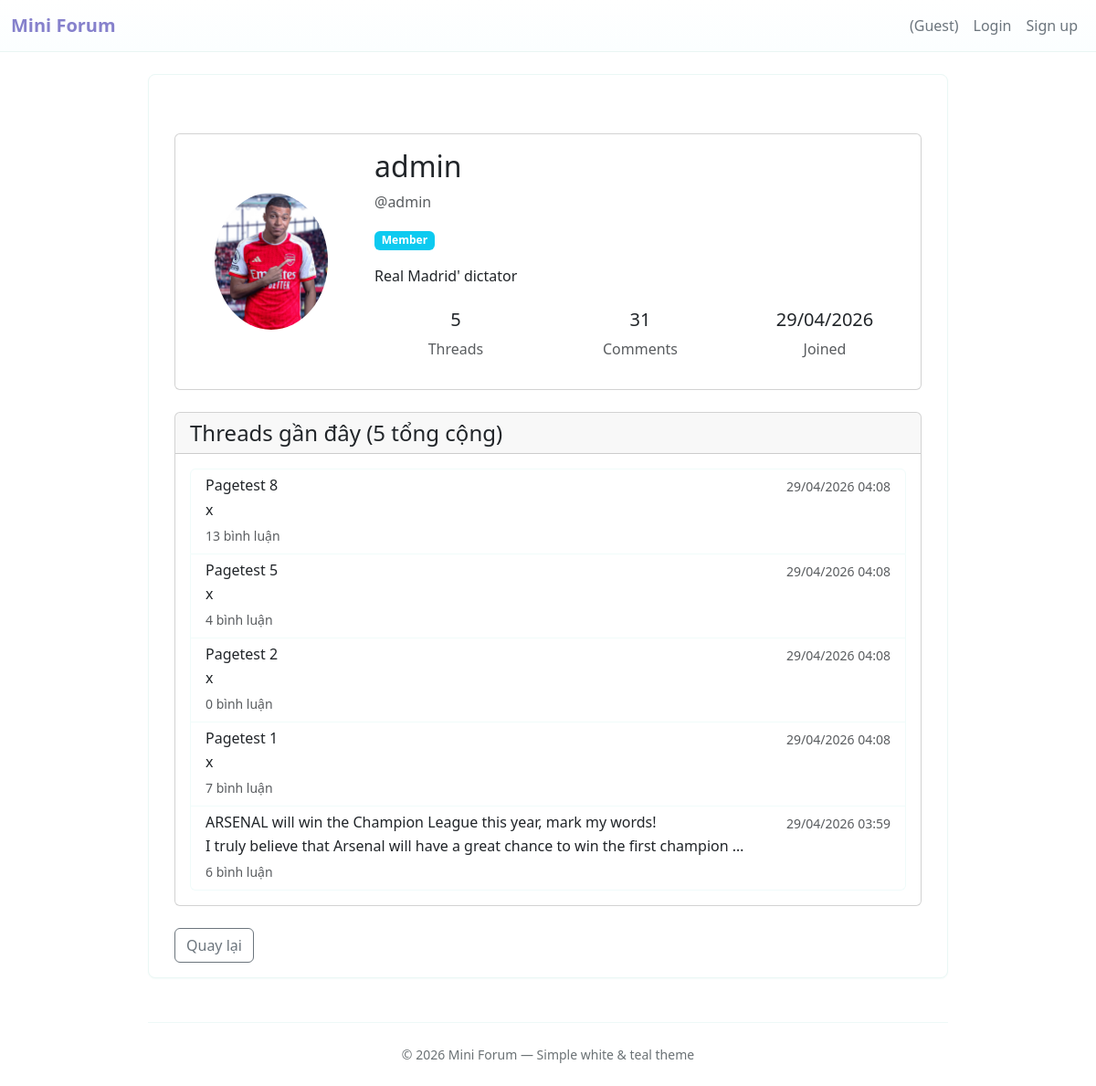
Screenshot of /user/admin/ with the database file from the repository.
### forum/models.py (models this page shows, shortened)
class User(AbstractUser):
    ROLE_GUEST = "guest"
    ROLE_MEMBER = "member"
    ROLE_MODERATOR = "moderator"
    ROLE_ADMIN = "admin"
    ROLE_CHOICES = [
        (ROLE_GUEST, "Guest"),
        (ROLE_MEMBER, "Member"),
        (ROLE_MODERATOR, "Moderator"),
        (ROLE_ADMIN, "Admin"),
    ]
    role = models.CharField(max_length=16, choices=ROLE_CHOICES, default=ROLE_MEMBER)
    avatar = models.ImageField(upload_to="avatars/", null=True, blank=True)
    bio = models.TextField(max_length=500, blank=True, default="")
    class Meta:
        db_table = "auth_user"
        verbose_name = "User"
        verbose_name_plural = "Users"
    def get_thread_count(self):
        return self.threads.filter(status=Thread.STATUS_PUBLISHED).count()
    def get_comment_count(self):
        return self.comments.filter(status=Comment.STATUS_PUBLISHED).count()
    def get_display_name(self):
        if self.first_name and self.last_name:
            return f"{self.first_name} {self.last_name}"
        elif self.first_name:
            return self.first_name
        return self.username

class Thread(models.Model):
    STATUS_PUBLISHED = "published"
    STATUS_HIDDEN = "hidden"
    STATUS_DELETED = "deleted"
    STATUS_CHOICES = [
        (STATUS_PUBLISHED, "Published"),
        (STATUS_HIDDEN, "Hidden"),
        (STATUS_DELETED, "Deleted"),
    ]
    title = models.CharField(max_length=255)
    content = models.TextField()
    author = models.ForeignKey(
        settings.AUTH_USER_MODEL, on_delete=models.CASCADE, related_name="threads"
    )
    status = models.CharField(
        max_length=16, choices=STATUS_CHOICES, default=STATUS_PUBLISHED
    )
    created_at = models.DateTimeField(default=timezone.now)
    updated_at = models.DateTimeField(auto_now=True)
    image = models.ImageField(upload_to="threads/", null=True, blank=True)

### forum/views.py (the view)
# urls.py: path("user/<str:username>/", views.user_profile, name="user_profile"),
def user_profile(request, username):
    target_user = get_object_or_404(User, username=username)
    user_threads = target_user.threads.filter(status=Thread.STATUS_PUBLISHED).order_by(
        "-created_at"
    )[:10]
    context = {
        "target_user": target_user,
        "user_threads": user_threads,
        "thread_count": target_user.get_thread_count(),
        "comment_count": target_user.get_comment_count(),
        "is_own_profile": request.user.is_authenticated and request.user == target_user,
    }
    return render(request, "forum/user_profile.html", context)

### forum/templates/forum/user_profile.html (shortened to what this page needs)
{% extends "base.html" %}
{% block content %}
<div class="container mt-5">
    <div class="card mb-4">
        <div class="card-body">
            <div class="row align-items-center">
                <div class="col-md-3 text-center">
                    {% if target_user.avatar %}
                        <img src="{{ target_user.avatar.url }}" alt="{{ target_user.username }}" class="img-fluid rounded-circle" style="max-width: 150px; max-height: 150px; object-fit: cover;">
                    {% else %}
                        <div class="bg-secondary rounded-circle d-inline-flex align-items-center justify-content-center" style="width: 150px; height: 150px;">
                            <span class="text-white fs-1">{{ target_user.username|first|upper }}</span>
                        </div>
                    {% endif %}
                </div>
                <div class="col-md-9">
                    <h2>{{ target_user.get_display_name }}</h2>
                    <p class="text-muted">@{{ target_user.username }}</p>
                    <div class="mb-3">
                        {% if target_user.role == 'admin' %}
                            <span class="badge bg-danger">Admin</span>
                        {% elif target_user.role == 'moderator' %}
                            <span class="badge bg-warning">Moderator</span>
                        {% else %}
                            <span class="badge bg-info""">Member</span>
                        {% endif %}
                    </div>
                    {% if target_user.bio %}
                        <p class="card-text">{{ target_user.bio }}</p>
                    {% else %}
                        <p class="card-text text-muted"><em>Chưa có tiểu sử</em></p>
                    {% endif %}
                    <div class="row text-center mt-4">
                        <div class="col-sm-4">
                            <h5>{{ thread_count }}</h5>
                            <p class="text-muted">Threads</p>
                        </div>
                        <div class="col-sm-4">
                            <h5>{{ comment_count }}</h5>
                            <p class="text-muted">Comments</p>
                        </div>
                        <div class="col-sm-4">
                            <h5>{{ target_user.date_joined|date:"d/m/Y" }}</h5>
                            <p class="text-muted">Joined</p>
                        </div>
                    </div>
                </div>
            </div>
        </div>
    </div>
    <div class="card">
        <div class="card-header">
            <h4 class="mb-0">Threads gần đây ({{ thread_count }} tổng cộng)</h4>
        </div>
        <div class="card-body">
            {% if user_threads %}
                <div class="list-group">
                    {% for thread in user_threads %}
                        <a href="{% url 'forum:detail' thread.id %}" class="list-group-item list-group-item-action">
                            <div class="d-flex w-100 justify-content-between">
                                <h6 class="mb-1">{{ thread.title }}</h6>
                                <small class="text-muted">{{ thread.created_at|date:"d/m/Y H:i" }}</small>
                            </div>
                            <p class="mb-1 text-truncate">{{ thread.content|truncatewords:15 }}</p>
                            <small class="text-muted">
                                 {{ thread.comments.count }} bình luận
                            </small>
                        </a>
                    {% endfor %}
                </div>
            {% else %}
                <p class="text-muted text-center py-4">
                    <em>Chưa có thread nào được xuất bản</em>
                </p>
            {% endif %}
        </div>
    </div>
    <div class="mt-4">
        <a href="{% url 'forum:index' %}" class="btn btn-outline-secondary">
             Quay lại
        </a>
    </div>
</div>
{% endblock %}

### forum/static/forum/theme.css (style rules this page uses)
:root { --brand-teal: #0b1467; --brand-dark: #8681cc; --muted: #6c757d; }
body { background-color: #ffffff; color: #1f2937; }
.list-group-item { border: 1px solid #f0fbfa; }

### rows the page displays
Thread: title "Pagetest 8", created_at "29/04/2026 04:08", content "x", comments.count "13"
Thread: title "Pagetest 5", created_at "29/04/2026 04:08", content "x", comments.count "4"
Thread: title "Pagetest 2", created_at "29/04/2026 04:08", content "x", comments.count "0"
Thread: title "Pagetest 1", created_at "29/04/2026 04:08", content "x", comments.count "7"
Thread: title "ARSENAL will win the Champion League this year, mark my words!", created_at "29/04/2026 03:59", content "I truly believe that Arsenal will have a great chance to win the first champion …", comments.count "6"

### other values shown
{{ target_user.get_display_name }} "admin"
{{ target_user.username }} "admin"
{{ target_user.bio }} "Real Madrid' dictator"
{{ thread_count }} "5"
{{ comment_count }} "31"
{{ target_user.date_joined|date:"d/m/Y" }} "29/04/2026"
